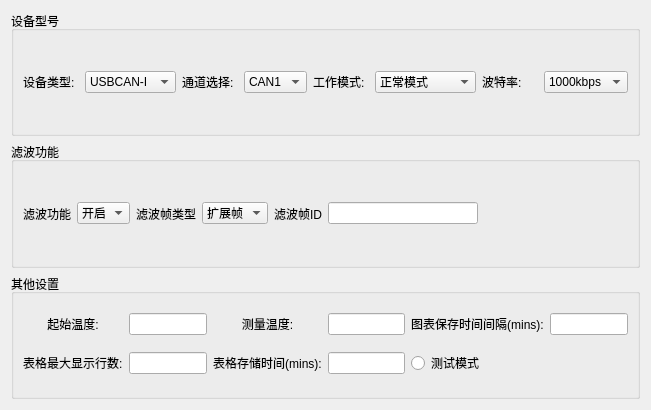
<?xml version="1.0" encoding="UTF-8"?>
<ui version="4.0">
 <class>baseinfo_ui</class>
 <widget class="QWidget" name="baseinfo_ui">
  <property name="geometry">
   <rect>
    <x>0</x>
    <y>0</y>
    <width>651</width>
    <height>410</height>
   </rect>
  </property>
  <property name="windowTitle">
   <string>Form</string>
  </property>
  <layout class="QVBoxLayout" name="verticalLayout">
   <item>
    <widget class="QGroupBox" name="groupBox">
     <property name="title">
      <string>设备型号</string>
     </property>
     <layout class="QHBoxLayout" name="horizontalLayout">
      <item>
       <widget class="QLabel" name="label">
        <property name="text">
         <string>设备类型:</string>
        </property>
       </widget>
      </item>
      <item>
       <widget class="QComboBox" name="comboBox">
        <item>
         <property name="text">
          <string>USBCAN-I</string>
         </property>
        </item>
        <item>
         <property name="text">
          <string>USBCAN-II</string>
         </property>
        </item>
       </widget>
      </item>
      <item>
       <widget class="QLabel" name="label_2">
        <property name="text">
         <string>通道选择:</string>
        </property>
       </widget>
      </item>
      <item>
       <widget class="QComboBox" name="comboBox_2">
        <item>
         <property name="text">
          <string>CAN1</string>
         </property>
        </item>
        <item>
         <property name="text">
          <string>CAN2</string>
         </property>
        </item>
       </widget>
      </item>
      <item>
       <widget class="QLabel" name="label_3">
        <property name="text">
         <string>工作模式:</string>
        </property>
       </widget>
      </item>
      <item>
       <widget class="QComboBox" name="comboBox_7">
        <item>
         <property name="text">
          <string>正常模式</string>
         </property>
        </item>
        <item>
         <property name="text">
          <string>只听模式</string>
         </property>
        </item>
        <item>
         <property name="text">
          <string>自收自发模式</string>
         </property>
        </item>
       </widget>
      </item>
      <item>
       <widget class="QLabel" name="label_4">
        <property name="text">
         <string>波特率:</string>
        </property>
       </widget>
      </item>
      <item>
       <widget class="QComboBox" name="comboBox_8">
        <item>
         <property name="text">
          <string>1000kbps</string>
         </property>
        </item>
        <item>
         <property name="text">
          <string>800kbps</string>
         </property>
        </item>
        <item>
         <property name="text">
          <string>666kbps</string>
         </property>
        </item>
        <item>
         <property name="text">
          <string>500kbps</string>
         </property>
        </item>
        <item>
         <property name="text">
          <string>400kbps</string>
         </property>
        </item>
        <item>
         <property name="text">
          <string>250kbps</string>
         </property>
        </item>
        <item>
         <property name="text">
          <string>125kbps</string>
         </property>
        </item>
        <item>
         <property name="text">
          <string>100kbps</string>
         </property>
        </item>
       </widget>
      </item>
     </layout>
    </widget>
   </item>
   <item>
    <widget class="QGroupBox" name="groupBox_3">
     <property name="title">
      <string>滤波功能</string>
     </property>
     <layout class="QHBoxLayout" name="horizontalLayout_2">
      <item>
       <widget class="QLabel" name="label_5">
        <property name="text">
         <string>滤波功能</string>
        </property>
       </widget>
      </item>
      <item>
       <widget class="QComboBox" name="comboBox_3">
        <item>
         <property name="text">
          <string>开启</string>
         </property>
        </item>
        <item>
         <property name="text">
          <string>关闭</string>
         </property>
        </item>
       </widget>
      </item>
      <item>
       <widget class="QLabel" name="label_6">
        <property name="text">
         <string>滤波帧类型</string>
        </property>
       </widget>
      </item>
      <item>
       <widget class="QComboBox" name="comboBox_4">
        <item>
         <property name="text">
          <string>扩展帧</string>
         </property>
        </item>
        <item>
         <property name="text">
          <string>标准帧</string>
         </property>
        </item>
       </widget>
      </item>
      <item>
       <widget class="QLabel" name="label_7">
        <property name="text">
         <string>滤波帧ID</string>
        </property>
       </widget>
      </item>
      <item>
       <widget class="QLineEdit" name="lineEdit"/>
      </item>
      <item>
       <spacer name="horizontalSpacer">
        <property name="orientation">
         <enum>Qt::Horizontal</enum>
        </property>
        <property name="sizeHint" stdset="0">
         <size>
          <width>40</width>
          <height>20</height>
         </size>
        </property>
       </spacer>
      </item>
     </layout>
    </widget>
   </item>
   <item>
    <widget class="QGroupBox" name="groupBox_4">
     <property name="title">
      <string>其他设置</string>
     </property>
     <layout class="QGridLayout" name="gridLayout">
      <item row="0" column="2">
       <widget class="QLineEdit" name="lineEdit_2"/>
      </item>
      <item row="1" column="4">
       <widget class="QLineEdit" name="lineEdit_6"/>
      </item>
      <item row="0" column="7">
       <widget class="QLineEdit" name="lineEdit_4"/>
      </item>
      <item row="0" column="4">
       <widget class="QLineEdit" name="lineEdit_3"/>
      </item>
      <item row="1" column="0">
       <widget class="QLabel" name="label_16">
        <property name="text">
         <string>表格最大显示行数:</string>
        </property>
       </widget>
      </item>
      <item row="1" column="2">
       <widget class="QLineEdit" name="lineEdit_5"/>
      </item>
      <item row="0" column="0">
       <widget class="QLabel" name="label_13">
        <property name="text">
         <string>起始温度:</string>
        </property>
        <property name="alignment">
         <set>Qt::AlignCenter</set>
        </property>
       </widget>
      </item>
      <item row="0" column="6">
       <widget class="QLabel" name="label_15">
        <property name="text">
         <string>图表保存时间间隔(mins):</string>
        </property>
        <property name="alignment">
         <set>Qt::AlignCenter</set>
        </property>
       </widget>
      </item>
      <item row="0" column="3">
       <widget class="QLabel" name="label_14">
        <property name="text">
         <string>测量温度:</string>
        </property>
        <property name="alignment">
         <set>Qt::AlignCenter</set>
        </property>
       </widget>
      </item>
      <item row="1" column="3">
       <widget class="QLabel" name="label_8">
        <property name="text">
         <string>表格存储时间(mins):</string>
        </property>
        <property name="alignment">
         <set>Qt::AlignCenter</set>
        </property>
       </widget>
      </item>
      <item row="1" column="6">
       <widget class="QRadioButton" name="radioButton">
        <property name="text">
         <string>测试模式</string>
        </property>
       </widget>
      </item>
     </layout>
    </widget>
   </item>
  </layout>
 </widget>
 <resources/>
 <connections/>
</ui>
